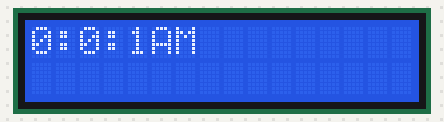
Bench run of a sketch on a simulated Arduino Uno, built with avr-gcc and run on an emulated ATmega328P. Parts: 16×2 character LCD.

Above: at 0.1 s.
At 1.1 s:
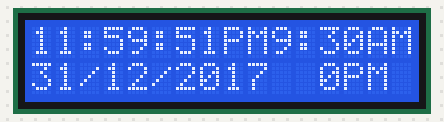
At 10.2 s:
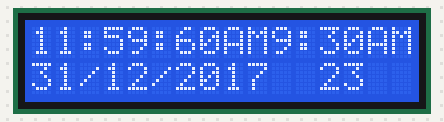
At 19.2 s:
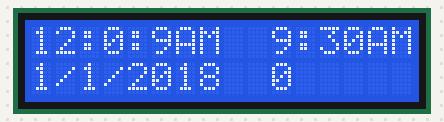
At 28.3 s:
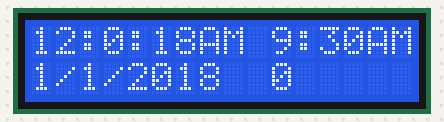
At 38.4 s:
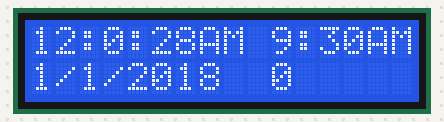

The sketch:

emuladorRELOGIO2.ino
```cpp
#include <LiquidCrystal.h>

LiquidCrystal lcd(12,11,5,4,3,2);


int h;
int m;
int s;
int flag;
int bandeira;
int TIME;
const int hs=8;
const int ms=9;
int state1;
int state2;

int horacomida1 = 9;
int minutocomida1 = 30;
int horacomida2 = 19;
int minutocomida2 = 40;  //Tempos que depois serão definidos pelo módulo Wi-Fi
int setartempo = 0;

int dia = 31;
int meses = 12;
int ano = 2017;
int transicao = 0;

void setup()
{
 lcd.begin(16,2);
}

void loop()
{
lcd.setCursor(0,0);
s=s+1;
lcd.print(h);
lcd.print(":");
lcd.print(m);
lcd.print(":");
lcd.print(s);
if(flag<12)lcd.print("AM");
if(flag==12)lcd.print("PM");
if(flag>12)lcd.print("PM");
if(flag==24)
{
  flag=0;
  transicao++;
}
delay(1000);
lcd.clear();

if(s==60)
{
 s=0;
 m=m+1;
}

if(m==60)
{
 m=0;
 h=h+1;
 flag=flag+1;
 bandeira ++;
}

if(h==13)
{
 h=1;
}

if(transicao>0)
{
  dia=dia +1;

  if(meses==1)
  {
    if(dia>31)
    {
      dia=1;
      meses=meses + 1;
    }
  }

  if(meses==2)
  {
    if(dia>28)
    {
      dia=1;
      meses=meses + 1;
    }
  }

  if(meses==3)
  {
    if(dia>31)
    {
      dia=1;
      meses=meses +1;
    }
  }

  if(meses==4)
  {
    if(dia>30)
    {
      dia=1;
      meses=meses +1;
    }
  }

  if(meses==5)
  {
    if(dia>31)
    {
      dia=1;
      meses=meses +1;
    }
  }

  if(meses==6)
  {
    if(dia>30)
    {
      dia=1;
      meses=meses +1;
    }
  }

  if(meses==7)
  {
    if(dia>31)
    {
      dia=1;
      meses=meses +1;
    }
  }

  if(meses==8)
  {
    if(dia>31)
    {
      dia=1;
      meses=meses +1;
    }
  }

  if(meses==9)
  {
    if(dia>30)
    {
      dia=1;
      meses=meses +1;
    }
  }

  if(meses==10)
  {
    if(dia>31)
    {
      dia=1;
      meses=meses +1;
    }
  }

  if(meses==11)
  {
    if(dia>30)
    {
      dia=1;
      meses=meses +1;
    }
  }

  if(meses==12)
  {
    if(dia>31)
    {
      dia=1;
      meses=1;
      ano=ano + 1;
    }
  }

  transicao=0;
}

lcd.setCursor(10,0);
lcd.print (horacomida1);
lcd.print (":");
lcd.print (minutocomida1);
flag = horacomida1;
if(flag<12)lcd.print("AM");
if(flag==12)lcd.print("PM");
if(flag>12)lcd.print("PM");

lcd.setCursor(0,1);
lcd.print (dia);
lcd.print("/");
lcd.print(meses);
lcd.print("/");
lcd.print(ano);
lcd.print("  ");
lcd.print(bandeira);


if(setartempo == 0)
{
 h=11; //No lugar do 9, se bota o valor da hora setada
 bandeira=23; //No lugar do 9, se bota o valor da hora setada
 flag=23;
 if(flag<12)lcd.print("AM");
 if(flag==12)lcd.print("PM");
 if(flag>12)lcd.print("PM");
 if(flag==24)
 {
  flag=0;
  transicao=transicao+1;
 }

 if(bandeira==24)
{
  bandeira=0;
  transicao++;
}
 if(h==13)h=1;
 s=50;
 m=59; //No lugar do 59, se bota o valor dos minutos setada
 setartempo++;
}

if(bandeira==24)
{
  bandeira=0;
  transicao++;
}

}
```

Measured:
- what the display in image 1 shows lasts 1.0 s, from 1.1 s to 2.1 s
